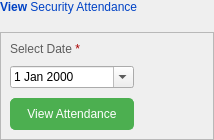
                   <widget class="QFrame" name="frame_197">
                    <property name="frameShape">
                     <enum>QFrame::Shape::NoFrame</enum>
                    </property>
                    <property name="frameShadow">
                     <enum>QFrame::Shadow::Raised</enum>
                    </property>
                    <layout class="QHBoxLayout" name="horizontalLayout_92">
                     <property name="spacing">
                      <number>0</number>
                     </property>
                     <property name="leftMargin">
                      <number>0</number>
                     </property>
                     <property name="topMargin">
                      <number>0</number>
                     </property>
                     <property name="rightMargin">
                      <number>0</number>
                     </property>
                     <property name="bottomMargin">
                      <number>0</number>
                     </property>
                     <item>
                      <widget class="QFrame" name="frame_198">
                       <property name="frameShape">
                        <enum>QFrame::Shape::NoFrame</enum>
                       </property>
                       <property name="frameShadow">
                        <enum>QFrame::Shadow::Raised</enum>
                       </property>
                       <layout class="QVBoxLayout" name="verticalLayout_83" stretch="0,0,0">
                        <property name="spacing">
                         <number>4</number>
                        </property>
                        <property name="leftMargin">
                         <number>0</number>
                        </property>
                        <property name="topMargin">
                         <number>0</number>
                        </property>
                        <property name="rightMargin">
                         <number>0</number>
                        </property>
                        <property name="bottomMargin">
                         <number>0</number>
                        </property>
                        <item>
                         <widget class="QFrame" name="frame_199">
                          <property name="frameShape">
                           <enum>QFrame::Shape::NoFrame</enum>
                          </property>
                          <property name="frameShadow">
                           <enum>QFrame::Shadow::Raised</enum>
                          </property>
                          <layout class="QHBoxLayout" name="horizontalLayout_93">
                           <property name="spacing">
                            <number>0</number>
                           </property>
                           <property name="leftMargin">
                            <number>0</number>
                           </property>
                           <property name="topMargin">
                            <number>0</number>
                           </property>
                           <property name="rightMargin">
                            <number>0</number>
                           </property>
                           <property name="bottomMargin">
                            <number>0</number>
                           </property>
                           <item>
                            <widget class="QLabel" name="label_181">
                             <property name="styleSheet">
                              <string notr="true">color:skyblue;</string>
                             </property>
                             <property name="text">
                              <string>&lt;html&gt;&lt;head/&gt;&lt;body&gt;&lt;p&gt;&lt;span style=&quot; font-weight:600; color:#0042c5;&quot;&gt;View&lt;/span&gt;&lt;span style=&quot; color:#0042c5;&quot;&gt; Security Attendance&lt;/span&gt;&lt;/p&gt;&lt;/body&gt;&lt;/html&gt;</string>
                             </property>
                            </widget>
                           </item>
                          </layout>
                         </widget>
                        </item>
                        <item>
                         <spacer name="verticalSpacer_17">
                          <property name="orientation">
                           <enum>Qt::Orientation::Vertical</enum>
                          </property>
                          <property name="sizeType">
                           <enum>QSizePolicy::Policy::Preferred</enum>
                          </property>
                          <property name="sizeHint" stdset="0">
                           <size>
                            <width>20</width>
                            <height>14</height>
                           </size>
                          </property>
                         </spacer>
                        </item>
                        <item>
                         <widget class="QFrame" name="frame_200">
                          <property name="frameShape">
                           <enum>QFrame::Shape::StyledPanel</enum>
                          </property>
                          <property name="frameShadow">
                           <enum>QFrame::Shadow::Raised</enum>
                          </property>
                          <layout class="QHBoxLayout" name="horizontalLayout_94">
                           <item>
                            <widget class="QFrame" name="frame_201">
                             <property name="styleSheet">
                              <string notr="true">QLineEdit{
	background-color: #f0f0f0;
	border: 1px solid #ccc;
	border-radius: 5px;
	padding: 8px;
	color: #333;
}

QLineEdit:hover{
	border-color: #aaa;
}

QLineEdit:focus{
	border-color: #5cacee;
}

QPushButton {
	background-color: #4caf50;
	color: white;
	border: 1px solid #4caf50;
	border-radius: 5px;
	padding: 8px 16px;
}QLineEdit:hover{
	border-color: #aaa;
}

QLineEdit:focus{
	border-color: #5cacee;
}

QPushButton:hover{
	background-color: #45a049;
}

QPushButton:pressed{
	background-color: #3e8e41;
}

QComboBox{
	background-color: #f0f0f0;
	border: 1px solid #ccc;
	border-radius: 5px;
	padding: 8px;
	color: #333;
}

QComboBox:hover{
	border-color: #aaa;
}

QComboBox:focus{
	border-color: #5cacee;
}</string>
                             </property>
                             <property name="frameShape">
                              <enum>QFrame::Shape::NoFrame</enum>
                             </property>
                             <property name="frameShadow">
                              <enum>QFrame::Shadow::Raised</enum>
                             </property>
                             <layout class="QGridLayout" name="gridLayout_24">
                              <property name="leftMargin">
                               <number>0</number>
                              </property>
                              <property name="topMargin">
                               <number>0</number>
                              </property>
                              <property name="rightMargin">
                               <number>0</number>
                              </property>
                              <property name="bottomMargin">
                               <number>0</number>
                              </property>
                              <item row="1" column="0">
                               <widget class="QDateEdit" name="ViewSecurityAttendanceDateedit">
                                <property name="sizePolicy">
                                 <sizepolicy hsizetype="Expanding" vsizetype="Fixed">
                                  <horstretch>0</horstretch>
                                  <verstretch>0</verstretch>
                                 </sizepolicy>
                                </property>
                                <property name="calendarPopup">
                                 <bool>true</bool>
                                </property>
                               </widget>
                              </item>
                              <item row="0" column="0">
                               <widget class="QLabel" name="label_182">
                                <property name="styleSheet">
                                 <string notr="true">color:rgb(93, 93, 93);
</string>
                                </property>
                                <property name="text">
                                 <string>&lt;html&gt;&lt;head/&gt;&lt;body&gt;&lt;p&gt;Select Date &lt;span style=&quot; color:#aa0000;&quot;&gt;*&lt;/span&gt;&lt;/p&gt;&lt;/body&gt;&lt;/html&gt;</string>
                                </property>
                               </widget>
                              </item>
                              <item row="1" column="1">
                               <widget class="QPushButton" name="ViewSecurityDatepopupPushButton">
                                <property name="styleSheet">
                                 <string notr="true">border: none;
background-color:none;</string>
                                </property>
                                <property name="text">
                                 <string/>
                                </property>
                                <property name="icon">
                                 <iconset resource="Resources/icons/skyblue/skyblue.qrc">
                                  <normaloff>:/skyblue_icons/calendar.svg</normaloff>:/skyblue_icons/calendar.svg</iconset>
                                </property>
                               </widget>
                              </item>
                              <item row="2" column="0" alignment="Qt::AlignmentFlag::AlignLeft">
                               <widget class="QPushButton" name="viewSecurityAttendanceBtn">
                                <property name="text">
                                 <string>View Attendance</string>
                                </property>
                               </widget>
                              </item>
                             </layout>
                            </widget>
                           </item>
                          </layout>
                         </widget>
                        </item>
                       </layout>
                      </widget>
                     </item>
                     <item>
                      <widget class="QFrame" name="frame_202">
                       <property name="sizePolicy">
                        <sizepolicy hsizetype="Expanding" vsizetype="Preferred">
                         <horstretch>0</horstretch>
                         <verstretch>0</verstretch>
                        </sizepolicy>
                       </property>
                       <property name="frameShape">
                        <enum>QFrame::Shape::NoFrame</enum>
                       </property>
                       <property name="frameShadow">
                        <enum>QFrame::Shadow::Raised</enum>
                       </property>
                      </widget>
                     </item>
                    </layout>
                   </widget>
